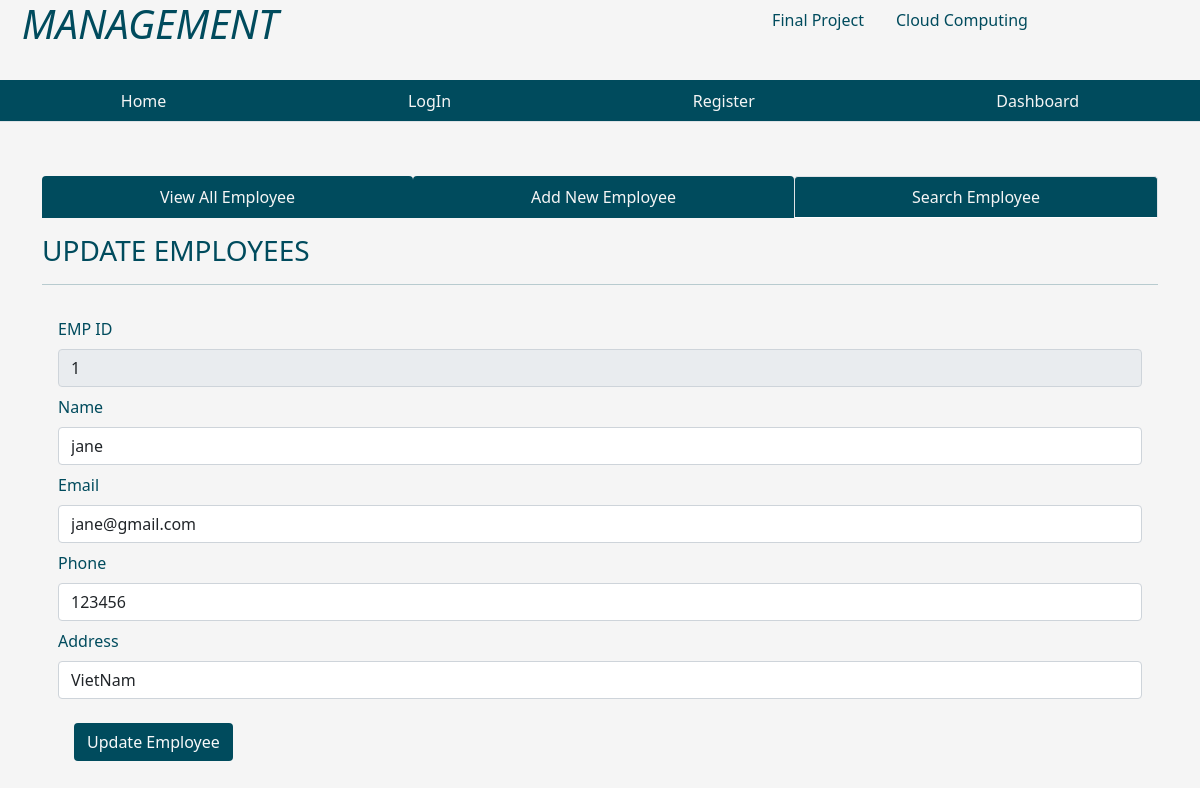
Screenshot of /fetchone/1 with the database file from the repository.
### tables this page shows
CREATE TABLE emp ( empid integer primary key AUTOINCREMENT, name text not null, email text, phone integer, address text, joining_date timestamp DEFAULT CURRENT_TIMESTAMP,  total_projects integer default 1, total_test_case integer DEFAULT 1, total_defects_found integer DEFAULT 1, total_defects_pending integer DEFAULT 1 );

### app.py (the view)
@app.route('/fetchone/<int:empid>')
def fetchone(empid):
    user = get_current_user()
    db = get_database()
    emp_cur = db.execute('select * from emp where empid = ?', [empid])
    single_emp = emp_cur.fetchone()
    return render_template('updateemployee.html', user = user, single_emp = single_emp)

### app.py (called while the page is built)
@app.teardown_appcontext
def close_database(error):
    if hasattr(g, 'crudapplication_db'):
        g.crudapplication_db.close()

def get_current_user():
    user = None
    if 'user' in session:
        user = session['user']
        db = get_database()
        user_cur = db.execute('select * from users where name = ?', [user])
        user = user_cur.fetchone()
    return user

### database.py (called while the page is built)
def connect_to_database():
    sql = sqlite3.connect('./crudapplication.db')
    sql.row_factory = sqlite3.Row
    return sql

def get_database():
    if not hasattr(g, 'crudapplication_db'):
        g.crudapplication_db = connect_to_database()
    return g.crudapplication_db

### templates/updateemployee.html (shortened to what this page needs)
{% from "showlinks.html" import show_links, showsocialmedialinks %}
<!DOCTYPE html>
<html lang="en">
<head>
    <link href="https://cdn.jsdelivr.net/npm/bootstrap@5.1.3/dist/css/bootstrap.min.css" rel="stylesheet">
    <link rel="stylesheet" href="{{ url_for('static', filename='home.css')}}" type = "text/css">
</head>
<body>
      <div class="parent">
        <div class="child child1">
            <h1 class="text-center"><i>MANAGEMENT</i></h1>
        </div>
        <div class="child child2">
          {{ showsocialmedialinks() }}
        </div>
        <div class="child child3">
          {{ show_links() }}
      </div>
      <div class="child child5">
      </div>
        <div class="child child6left">
        </div>
        <div class="child child6 container" style="color:rgb(0, 75, 93);">
            <ul class="nav nav-tabs nav-fill mb-3">
                <li class="nav-item">
                  <a class="nav-link" style=" background-color:rgb(0, 75, 93); color:whitesmoke;"  href="dashboard.html">View All Employee</a>
                </li>
                <li class="nav-item">
                  <a class="nav-link" style=" background-color:rgb(0, 75, 93); color:whitesmoke;" href="addnewemployee.html">Add New Employee</a>
                </li>
                <li class="nav-item">
                  <a class="nav-link active" aria-current="page" style=" background-color:rgb(0, 75, 93); color:whitesmoke;" href="{{ url_for('searchemployee')}}">Search Employee</a>
                </li>
              </ul>
              <div class="table-responsive-lg caption-top">
                <caption><h3>UPDATE EMPLOYEES</h3></caption>
                 <hr>
                 {% if single_emp %}
                <form class="p-3" action="/updateemployee" method="POST">
                  <div class="mb-2">
                    <label for="empid" class="form-label">EMP ID</label>
                    <input type="text" class="form-control" id="empid" value = "{{single_emp['empid']}}" name="empid" readonly>
                  </div>
                    <div class="mb-2">
                      <label for="name" class="form-label">Name</label>
                      <input type="text" class="form-control" id="name" value = "{{single_emp['name']}}" name = "name">
                    </div>
                    <div class="mb-2">
                      <label for="email" class="form-label">Email</label>
                      <input type="text" class="form-control" id="email" value= "{{single_emp['email']}}" name="email">
                    </div>
                    <div class="mb-2">
                        <label for="name" class="form-label">Phone</label>
                        <input type="text" class="form-control" id="phone" value="{{single_emp['phone']}}" name="phone">
                      </div>
                      <div class="mb-2">
                        <label for="email" class="form-label">Address</label>
                        <input type="text" class="form-control" id="phone" value = "{{single_emp['address']}}" name = "address">
                      </div>
                      {% endif %}
            <button type="submit" class="btn text-light m-3" style="background-color:rgb(0, 75, 93);">Update Employee</button>
                  </form>
              </div>
        </div>
        <div class="child child6right">
        </div>
      </div>
</body>
</html>

### static/home.css (style rules this page uses)
html, body { height: 100%; background-color:whitesmoke; color:rgb(0, 75, 93); }
.parent { height: 100%; display: grid; grid-template-columns: repeat(4, 1fr); grid-template-rows: 10% 5% 7% auto 7%; }
.child { margin-bottom: 10px; }
.child1 { grid-column: 1/2; grid-row: 1/2; }
.child2 { grid-column: 3/-1; grid-row: 1/2; }
.child3 { grid-column: 1/-1; grid-row: 2/3; }
.child5 { grid-column: 4/5; grid-row: 3/4; text-align: center; }
.child6 { grid-column: 1/-1; grid-row: 4/5; }

### rows the page displays
emp: empid "1", name "jane", email "jane@gmail.com", phone "123456", address "VietNam"
